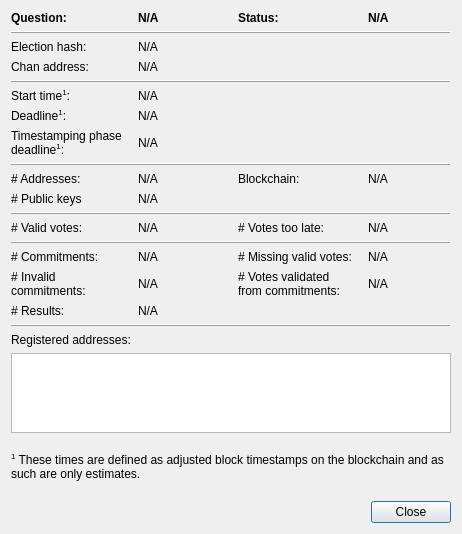
<?xml version="1.0" encoding="UTF-8"?>
<ui version="4.0">
 <class>ElectionDetailsDialog</class>
 <widget class="QDialog" name="ElectionDetailsDialog">
  <property name="geometry">
   <rect>
    <x>0</x>
    <y>0</y>
    <width>462</width>
    <height>534</height>
   </rect>
  </property>
  <property name="windowTitle">
   <string>Dialog</string>
  </property>
  <layout class="QGridLayout" name="gridLayout">
   <property name="horizontalSpacing">
    <number>16</number>
   </property>
   <item row="2" column="0">
    <widget class="QLabel" name="label_14">
     <property name="text">
      <string>Election hash: </string>
     </property>
    </widget>
   </item>
   <item row="12" column="1">
    <widget class="QLabel" name="labelAmountVotes">
     <property name="text">
      <string>N/A</string>
     </property>
    </widget>
   </item>
   <item row="2" column="1" colspan="3">
    <widget class="QLabel" name="labelHash">
     <property name="cursor">
      <cursorShape>IBeamCursor</cursorShape>
     </property>
     <property name="text">
      <string>N/A</string>
     </property>
     <property name="textInteractionFlags">
      <set>Qt::LinksAccessibleByMouse|Qt::TextSelectableByKeyboard|Qt::TextSelectableByMouse</set>
     </property>
    </widget>
   </item>
   <item row="12" column="3">
    <widget class="QLabel" name="labelAmountVotesTooLate">
     <property name="text">
      <string>N/A</string>
     </property>
    </widget>
   </item>
   <item row="16" column="0">
    <widget class="QLabel" name="label_17">
     <property name="text">
      <string># Results: </string>
     </property>
    </widget>
   </item>
   <item row="0" column="2">
    <widget class="QLabel" name="label_4">
     <property name="font">
      <font>
       <weight>75</weight>
       <bold>true</bold>
      </font>
     </property>
     <property name="text">
      <string>Status: </string>
     </property>
    </widget>
   </item>
   <item row="14" column="0">
    <widget class="QLabel" name="label_12">
     <property name="text">
      <string># Commitments: </string>
     </property>
    </widget>
   </item>
   <item row="14" column="1">
    <widget class="QLabel" name="labelAmountCommitments">
     <property name="text">
      <string>N/A</string>
     </property>
    </widget>
   </item>
   <item row="22" column="0" colspan="4">
    <widget class="QLabel" name="label_19">
     <property name="text">
      <string>&lt;br&gt;&lt;sup&gt;1&lt;/sup&gt; These times are defined as adjusted block timestamps on the blockchain and as such are only estimates.&lt;br&gt;</string>
     </property>
     <property name="wordWrap">
      <bool>true</bool>
     </property>
    </widget>
   </item>
   <item row="21" column="0" colspan="4">
    <widget class="QListWidget" name="listWidgetAddresses"/>
   </item>
   <item row="9" column="0">
    <widget class="QLabel" name="label_3">
     <property name="text">
      <string># Addresses:</string>
     </property>
    </widget>
   </item>
   <item row="10" column="0">
    <widget class="QLabel" name="label_5">
     <property name="text">
      <string># Public keys</string>
     </property>
    </widget>
   </item>
   <item row="5" column="0">
    <widget class="QLabel" name="label_7">
     <property name="text">
      <string>Start time&lt;sup&gt;1&lt;/sup&gt;:</string>
     </property>
    </widget>
   </item>
   <item row="12" column="2">
    <widget class="QLabel" name="label_15">
     <property name="text">
      <string># Votes too late: </string>
     </property>
    </widget>
   </item>
   <item row="6" column="0">
    <widget class="QLabel" name="label_8">
     <property name="text">
      <string>Deadline&lt;sup&gt;1&lt;/sup&gt;:</string>
     </property>
    </widget>
   </item>
   <item row="3" column="1" colspan="3">
    <widget class="QLabel" name="labelChanAddress">
     <property name="cursor">
      <cursorShape>IBeamCursor</cursorShape>
     </property>
     <property name="text">
      <string>N/A</string>
     </property>
     <property name="textInteractionFlags">
      <set>Qt::LinksAccessibleByMouse|Qt::TextSelectableByKeyboard|Qt::TextSelectableByMouse</set>
     </property>
    </widget>
   </item>
   <item row="10" column="1">
    <widget class="QLabel" name="labelAmountPublicKeys">
     <property name="text">
      <string>N/A</string>
     </property>
    </widget>
   </item>
   <item row="3" column="0">
    <widget class="QLabel" name="label_6">
     <property name="text">
      <string>Chan address: </string>
     </property>
    </widget>
   </item>
   <item row="12" column="0">
    <widget class="QLabel" name="label_9">
     <property name="text">
      <string># Valid votes: </string>
     </property>
    </widget>
   </item>
   <item row="9" column="3">
    <widget class="QLabel" name="labelBlockchain">
     <property name="text">
      <string>N/A</string>
     </property>
    </widget>
   </item>
   <item row="5" column="1">
    <widget class="QLabel" name="labelStartTime">
     <property name="text">
      <string>N/A</string>
     </property>
    </widget>
   </item>
   <item row="0" column="1">
    <widget class="QLabel" name="labelQuestion">
     <property name="font">
      <font>
       <weight>75</weight>
       <bold>true</bold>
      </font>
     </property>
     <property name="text">
      <string>N/A</string>
     </property>
    </widget>
   </item>
   <item row="20" column="0" colspan="4">
    <widget class="QLabel" name="label_2">
     <property name="text">
      <string>Registered addresses:</string>
     </property>
    </widget>
   </item>
   <item row="7" column="0">
    <widget class="QLabel" name="label_16">
     <property name="text">
      <string>Timestamping phase&lt;br&gt;deadline&lt;sup&gt;1&lt;/sup&gt;:</string>
     </property>
    </widget>
   </item>
   <item row="23" column="0" colspan="4">
    <widget class="QDialogButtonBox" name="buttonBox">
     <property name="orientation">
      <enum>Qt::Horizontal</enum>
     </property>
     <property name="standardButtons">
      <set>QDialogButtonBox::Close</set>
     </property>
    </widget>
   </item>
   <item row="6" column="1">
    <widget class="QLabel" name="labelDeadline">
     <property name="text">
      <string>N/A</string>
     </property>
    </widget>
   </item>
   <item row="9" column="1">
    <widget class="QLabel" name="labelAmountAddresses">
     <property name="text">
      <string>N/A</string>
     </property>
    </widget>
   </item>
   <item row="7" column="1">
    <widget class="QLabel" name="labelCommitmentPhaseDeadline">
     <property name="text">
      <string>N/A</string>
     </property>
    </widget>
   </item>
   <item row="9" column="2">
    <widget class="QLabel" name="label_10">
     <property name="text">
      <string>Blockchain: </string>
     </property>
    </widget>
   </item>
   <item row="0" column="0">
    <widget class="QLabel" name="label">
     <property name="font">
      <font>
       <weight>75</weight>
       <bold>true</bold>
      </font>
     </property>
     <property name="text">
      <string>Question: </string>
     </property>
    </widget>
   </item>
   <item row="0" column="3">
    <widget class="QLabel" name="labelStatus">
     <property name="font">
      <font>
       <weight>75</weight>
       <bold>true</bold>
      </font>
     </property>
     <property name="text">
      <string>N/A</string>
     </property>
    </widget>
   </item>
   <item row="14" column="3">
    <widget class="QLabel" name="labelAmountMissingValidVotes">
     <property name="text">
      <string>N/A</string>
     </property>
    </widget>
   </item>
   <item row="14" column="2">
    <widget class="QLabel" name="label_18">
     <property name="text">
      <string># Missing valid votes:</string>
     </property>
    </widget>
   </item>
   <item row="16" column="1">
    <widget class="QLabel" name="labelAmountResults">
     <property name="text">
      <string>N/A</string>
     </property>
    </widget>
   </item>
   <item row="13" column="0" colspan="4">
    <widget class="QFrame" name="frame_6">
     <property name="frameShape">
      <enum>QFrame::HLine</enum>
     </property>
     <property name="frameShadow">
      <enum>QFrame::Raised</enum>
     </property>
    </widget>
   </item>
   <item row="11" column="0" colspan="4">
    <widget class="QFrame" name="frame_3">
     <property name="frameShape">
      <enum>QFrame::HLine</enum>
     </property>
     <property name="frameShadow">
      <enum>QFrame::Raised</enum>
     </property>
    </widget>
   </item>
   <item row="8" column="0" colspan="4">
    <widget class="QFrame" name="frame_5">
     <property name="frameShape">
      <enum>QFrame::HLine</enum>
     </property>
     <property name="frameShadow">
      <enum>QFrame::Raised</enum>
     </property>
    </widget>
   </item>
   <item row="4" column="0" colspan="4">
    <widget class="QFrame" name="frame_4">
     <property name="frameShape">
      <enum>QFrame::HLine</enum>
     </property>
     <property name="frameShadow">
      <enum>QFrame::Raised</enum>
     </property>
    </widget>
   </item>
   <item row="19" column="0" colspan="4">
    <widget class="QFrame" name="frame_2">
     <property name="frameShape">
      <enum>QFrame::HLine</enum>
     </property>
     <property name="frameShadow">
      <enum>QFrame::Raised</enum>
     </property>
    </widget>
   </item>
   <item row="1" column="0" colspan="4">
    <widget class="QFrame" name="frame">
     <property name="frameShape">
      <enum>QFrame::HLine</enum>
     </property>
     <property name="frameShadow">
      <enum>QFrame::Raised</enum>
     </property>
    </widget>
   </item>
   <item row="15" column="0">
    <widget class="QLabel" name="label_13">
     <property name="text">
      <string># Invalid
commitments:</string>
     </property>
    </widget>
   </item>
   <item row="15" column="2">
    <widget class="QLabel" name="label_11">
     <property name="text">
      <string># Votes validated
from commitments:</string>
     </property>
    </widget>
   </item>
   <item row="15" column="3">
    <widget class="QLabel" name="labelAmountVotesValidatedFromCommitments">
     <property name="text">
      <string>N/A</string>
     </property>
    </widget>
   </item>
   <item row="15" column="1">
    <widget class="QLabel" name="labelAmountInvalidCommitments">
     <property name="text">
      <string>N/A</string>
     </property>
    </widget>
   </item>
  </layout>
 </widget>
 <resources/>
 <connections>
  <connection>
   <sender>buttonBox</sender>
   <signal>accepted()</signal>
   <receiver>ElectionDetailsDialog</receiver>
   <slot>accept()</slot>
   <hints>
    <hint type="sourcelabel">
     <x>248</x>
     <y>254</y>
    </hint>
    <hint type="destinationlabel">
     <x>157</x>
     <y>274</y>
    </hint>
   </hints>
  </connection>
  <connection>
   <sender>buttonBox</sender>
   <signal>rejected()</signal>
   <receiver>ElectionDetailsDialog</receiver>
   <slot>reject()</slot>
   <hints>
    <hint type="sourcelabel">
     <x>316</x>
     <y>260</y>
    </hint>
    <hint type="destinationlabel">
     <x>286</x>
     <y>274</y>
    </hint>
   </hints>
  </connection>
 </connections>
</ui>
